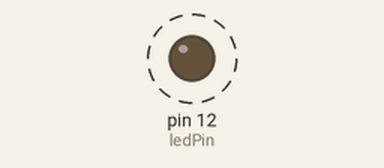
Bench run of a sketch on a simulated Arduino Uno, built with avr-gcc and run on an emulated ATmega328P. On the bench: output pins drawn as LEDs (lit = HIGH). Dashed ring = blinking. What the sketch prints to the serial monitor is not drawn.

Above: at 0.5 s.
Timing chart, 0 to 3.0 s (numbered marks = the images above):
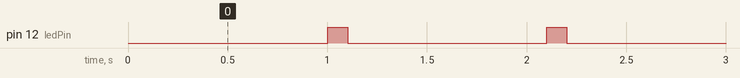

The sketch:

sketch_oct23a.ino
```cpp
#define ledPin 12
unsigned long lastTransmission;
const int interval = 1000;

void setup(){
    Serial.begin(9600);
    pinMode(ledPin,OUTPUT);
}

void loop()
{
    if (millis() > lastTransmission + interval)
    {
        Serial.println("AT+SEND=0,8,Testing!");
        digitalWrite(ledPin,HIGH);
        delay(100);
        digitalWrite(ledPin, LOW);
        lastTransmission = millis();
    }
}
```

Measured:
- by itself, pin 12 (ledPin): alternates HIGH for 0.10 s and LOW for 1.0 s
